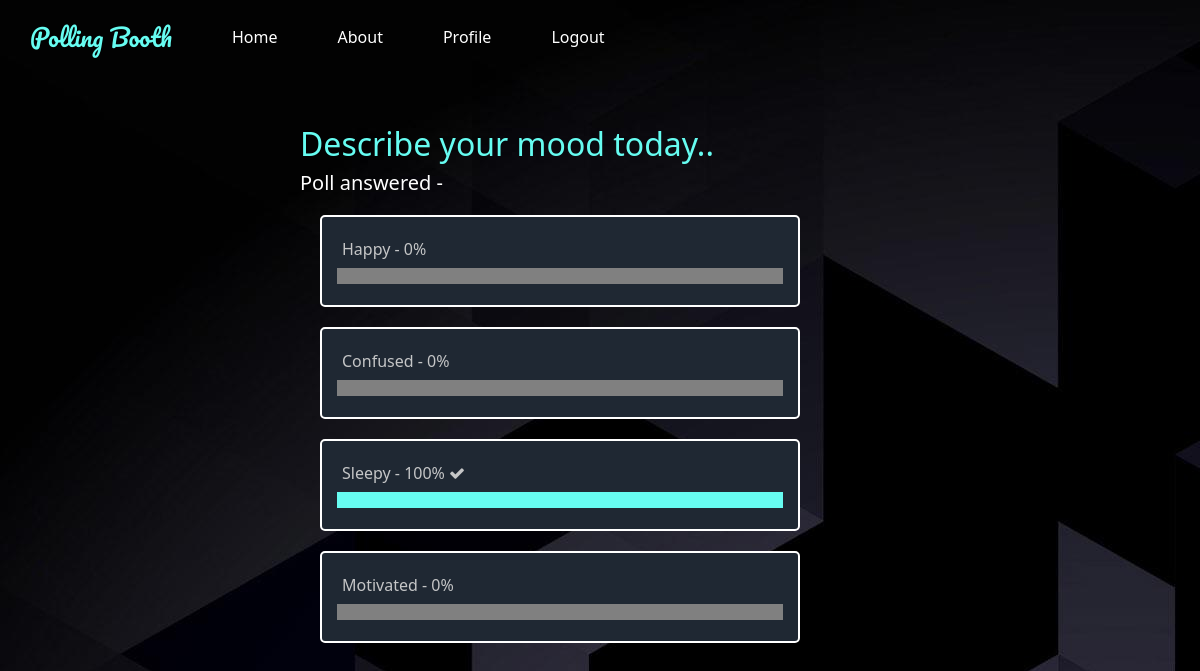
The app's page /vote.php?id=27 (signed in) with its own data.
### tables this page shows
CREATE TABLE `polls` (
  `id` int(11) NOT NULL,
  `pollsQues` varchar(128) DEFAULT NULL,
  `pollsDesc` text DEFAULT NULL,
  `pollsStart` date NOT NULL,
  `pollsEnd` date NOT NULL,
  `usersId` int(11) DEFAULT NULL,
  `pollsPrivate` char(1) NOT NULL
);

CREATE TABLE `choices` (
  `id` int(11) NOT NULL,
  `pollsId` int(11) NOT NULL,
  `choicesName` varchar(128) NOT NULL
);

### includes/functions.inc.php (called while the page is built, shortened)
<?php
function fetchPoll($conn, $id)
{
    $sql = "SELECT * FROM polls WHERE id = ?;";
    $stmt = mysqli_stmt_init($conn);
    if (!mysqli_stmt_prepare($stmt, $sql))
    {
        header("location: ../polls.php?error=stmtfailed");
        exit();
    }
    mysqli_stmt_bind_param($stmt, "s", $id);
    mysqli_stmt_execute($stmt);
    $resultData = mysqli_stmt_get_result($stmt);
    $row = mysqli_fetch_assoc($resultData);
    return $row;
}
function fetchChoices($conn, $id)
{
    $sql = "SELECT * FROM choices WHERE pollsId = $id;";
    $result = mysqli_query($conn, $sql);
    $rowsNum = mysqli_num_rows($result);
    if ($rowsNum > 0)
    {
        $rows = mysqli_fetch_all($result, MYSQLI_ASSOC);
        return $rows;
    }
    return false;
}
function pollAnswered($conn, $user, $poll)
{
    $sql = "SELECT * FROM answers WHERE usersId = $user AND pollsId = $poll;";
    $result = mysqli_query($conn, $sql);
    $rowsNum = mysqli_num_rows($result);
    return ($rowsNum > 0) ? true : false;
}
function number_of_choices($conn, $pollsId)
{
    $sql = "SELECT choices.choicesName, answers.choicesId, COUNT(*) AS choice_count
             FROM answers JOIN choices ON answers.choicesId = choices.id
             WHERE answers.pollsId = $pollsId GROUP BY answers.choicesId";
    $result = mysqli_query($conn, $sql);
    $rowsNum = mysqli_num_rows($result);
    if ($rowsNum > 0)
    {
        $rows = mysqli_fetch_all($result, MYSQLI_ASSOC);
        return $rows;
    }
    return false;
}
function selectedChoice($conn, $user, $poll)
{
    $sql = "SELECT choices.choicesName, answers.choicesId
             FROM answers JOIN choices ON answers.choicesId = choices.id
             WHERE answers.pollsId = $poll AND answers.usersId = $user";
    $result = mysqli_query($conn, $sql);
    $rowsNum = mysqli_num_rows($result);
    if ($rowsNum > 0)
    {
        $rows = mysqli_fetch_all($result, MYSQLI_ASSOC);
        return $rows;
    }
    return false;
}
function pollExpired($poll)
{
    return (date("y-m-d") > $poll["pollsEnd"]) ? true : false;
}

### vote.php (the view, shortened to what this page needs)
<?php
include_once "header.php";
require_once "includes/dbh.inc.php";
require_once "includes/functions.inc.php";
$id = (int)$_GET["id"];
$poll = fetchPoll($conn, $id);
$choices = fetchChoices($conn, $id);
?>
<div>
    <?php
    echo '<div class="poll-center">';
    if (pollAnswered($conn, $_SESSION["userid"], $_GET["id"]) === true && pollExpired($poll) === true) {
        echo "<h2 style='color:#66fcf1;'>" . $poll["pollsQues"] . "</h2>";
        echo "<h5 style='color:white;'>Poll answered - </h5>";
        $rows = number_of_choices($conn, $_GET["id"]);
        $sum = array_sum(array_column($rows, 'choice_count'));
        $selectedChoiceIds = array_column($rows, 'choicesId');
        $userSelectedChoice = selectedChoice($conn, $_SESSION["userid"], $_GET["id"])[0];
        foreach ($choices as $choice) {
            if (!in_array($choice["id"], $selectedChoiceIds)) {
                echo "<div class='choice poll-option'>";
                echo "<label>" . $choice["choicesName"] . " - 0%</label>";
                echo "<progress max='100' value='0'></progress></div>";
            } else {
                foreach ($rows as $row) {
                    if ($row['choicesId'] == $choice["id"]) {
                        echo "<div class='choice poll-option'>";
                        if ($userSelectedChoice["choicesId"] == $choice["id"])
                            echo "<label>" . $row["choicesName"] . " - " . round($row["choice_count"] / $sum, 3) * 100 . "% <i class='fa fa-check' aria-hidden='true'></i></label>";
                        else
                            echo "<label>" . $row["choicesName"] . " - " . round($row["choice_count"] / $sum, 3) * 100 . "%</label>";
                        echo "<progress max='100' value='" . round($row["choice_count"] / $sum, 3) * 100 . "'></progress></div>";
                        break;
                    }
                }
            }
        }
        exit();
    }
    ?>

### style.css (style rules this page uses)
html, body { margin: 0px; padding: 0px; }
.choice { width: 80%; border: solid 2px white; margin: 10px; }
.choice label { display: inline-block; padding: 5px; width: 90%; }
.poll-center { max-width: 50%; position: relative; left: 50%; transform: translateX(-50%); margin-top: 50px; color: rgb(255, 255, 255); }
.poll-option { background-color: #1f2833; color: #C5C6C7; border-radius: 5px; overflow: hidden; padding: 15px; margin: 20px; }
progress, progress::-webkit-progress-value { background-color: #66fcf1; width: 100%; }

### records on screen
polls: pollsQues "Describe your mood today.."
choices: choicesName "Happy"
choices: choicesName "Confused"
choices: choicesName "Sleepy", choice_count "100"
choices: choicesName "Motivated"
